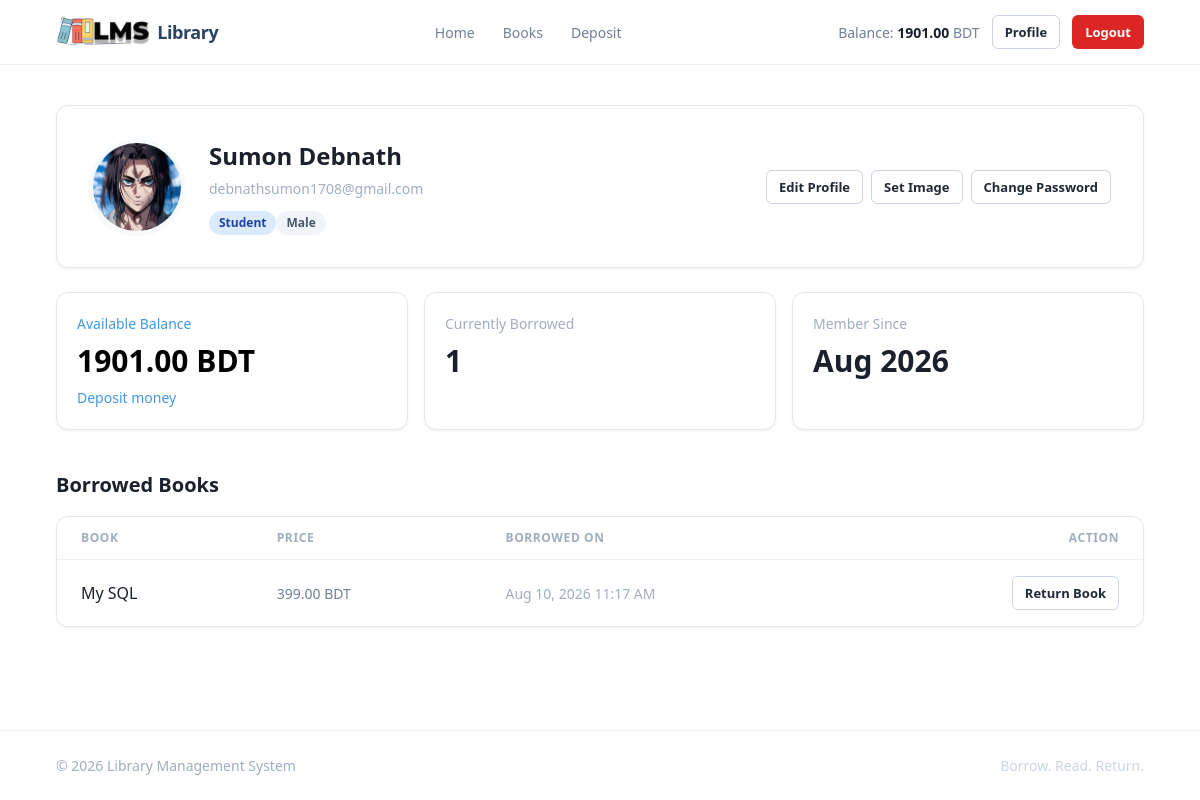
The page /account/profile/ (signed in) on the database as committed earlier.
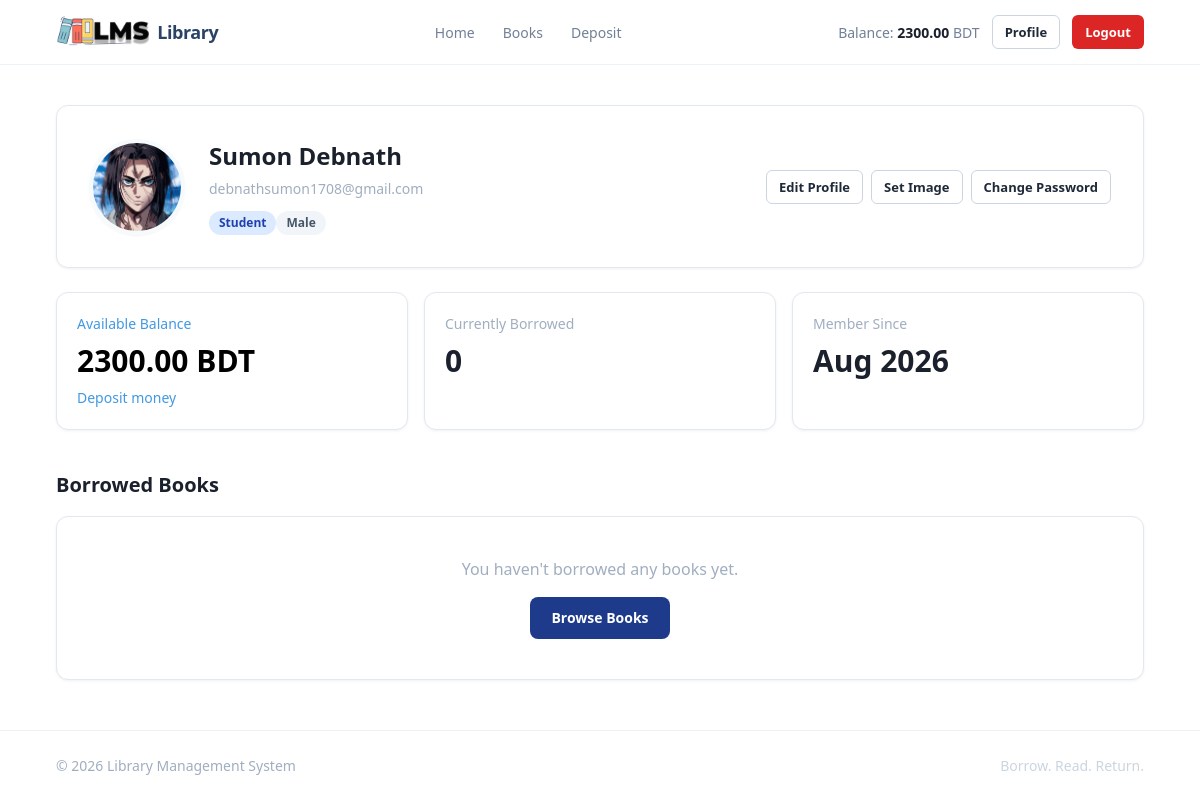
The same page on the database as committed later.
### accounts/models.py (models this page shows, shortened)
class UserAccount(models.Model):
    user = models.OneToOneField(User, related_name="account", on_delete=models.CASCADE)
    birth_date = models.DateField(null=True, blank=True)
    gender = models.CharField(max_length=10, choices=GENDER_TYPE, blank=True, default="")
    user_type = models.CharField(max_length=10, choices=USER_TYPE, blank=True, default="")
    initial_date = models.DateField(auto_now_add=True)
    balance = models.DecimalField(default=0, max_digits=12, decimal_places=2)
    image = models.ImageField(upload_to="accounts/media/profile/", null=True, blank=True)

### book/models.py (models this page shows, shortened)
class BorrowBooK(models.Model):
    borrowUser = models.ForeignKey(User, on_delete=models.CASCADE, related_name="borrowed_books")
    borrowBook = models.ForeignKey(Book, on_delete= models.CASCADE)
    borrowDate = models.DateTimeField(auto_now_add=True)

class Book(models.Model):
    user = models.ForeignKey(User, on_delete=models.CASCADE, null=True, blank=True)
    account = models.ForeignKey(UserAccount, on_delete=models.CASCADE, null=True, blank=True)
    title = models.CharField(max_length=255)
    book_image= models.ImageField(upload_to="book/media/images/", null=True, blank=True)
    description = models.TextField()
    borrowed_price = models.DecimalField(max_digits=6, decimal_places=2)
    borrowed_date = models.DateTimeField(auto_now_add=True)
    categories = models.ManyToManyField(Category)
    class Meta:
        ordering = ["borrowed_date"]

### accounts/views.py (the view)
# urls.py: path("profile/", Profile, name="profile"),
@login_required
def Profile(request):
    user = request.user.account
    book = BorrowBooK.objects.filter(borrowUser=request.user)
    return render(request, "accounts/profile.html", {"usr": user, "books": book})

### accounts/templates/accounts/profile.html (shortened to what this page needs)
{% extends "core/base.html" %}  {% block body %}
<div class="card p-6 sm:p-8">
  <div class="flex flex-col sm:flex-row items-center gap-6">
    {% if usr.image %}
    <img
      src="{{ usr.image.url }}"
      alt="Profile image of {{ usr.user.first_name }} {{ usr.user.last_name }}"
      class="h-24 w-24 rounded-full object-cover border-4 border-gray-100 shadow-sm"
    />
    {% else %}
    <div
      class="h-24 w-24 rounded-full bg-blue-100 text-blue-800 flex items-center justify-center text-2xl font-bold flex-shrink-0"
    >
      {{ usr.user.first_name|slice:":1" }}{{ usr.user.last_name|slice:":1" }}
    </div>
    {% endif %}
    <div class="text-center sm:text-left">
      <h1 class="text-2xl font-bold text-gray-900">
        {{ usr.user.first_name }} {{ usr.user.last_name }}
      </h1>
      <p class="text-sm text-gray-500 mt-1">{{ usr.user.email }}</p>
      <div class="flex flex-wrap justify-center sm:justify-start gap-1.5 mt-3">
        <span class="badge badge-blue">{{ usr.user_type }}</span>
        <span class="badge badge-gray">{{ usr.gender }}</span>
      </div>
    </div>
    <div class="sm:ml-auto flex flex-wrap justify-center gap-2">
      <a href="{% url 'edit_profile' %}" class="btn btn-secondary btn-sm"
        >Edit Profile</a
      >
      <a href="{% url 'image' %}" class="btn btn-secondary btn-sm">Set Image</a>
      <a href="{% url 'password' %}" class="btn btn-secondary btn-sm"
        >Change Password</a
      >
    </div>
  </div>
</div>
<div class="grid grid-cols-1 sm:grid-cols-3 gap-4 mt-6">
  <div class="card p-5 bg-blue-900 border-blue-900 text-white">
    <p class="text-sm text-blue-500">Available Balance</p>
    <p class="text-3xl font-bold mt-1 text-black">{{ usr.balance }} BDT</p>
    <a
      href="{% url 'deposite' %}"
      class="inline-block mt-1 text-sm font-medium text-blue-500 hover:text-blue-300 hover:underline"
      >Deposit money</a
    >
  </div>
  <div class="card p-5">
    <p class="text-sm text-gray-500">Currently Borrowed</p>
    <p class="text-3xl font-bold text-gray-900 mt-1">{{ books|length }}</p>
  </div>
  <div class="card p-5">
    <p class="text-sm text-gray-500">Member Since</p>
    <p class="text-3xl font-bold text-gray-900 mt-1">
      {{ usr.initial_date|date:"M Y" }}
    </p>
  </div>
</div>
<section class="mt-10">
  <h2 class="text-xl font-bold text-gray-900">Borrowed Books</h2>
  {% if books %}
  <div class="card overflow-hidden mt-4">
    <div class="overflow-x-auto hidden md:block">
      <table class="min-w-full divide-y divide-gray-200">
        <thead class="bg-gray-50">
          <tr>
            <th
              scope="col"
              class="px-6 py-3 text-left text-xs font-semibold uppercase tracking-wider text-gray-500"
            >
              Book
            </th>
            <th
              scope="col"
              class="px-6 py-3 text-left text-xs font-semibold uppercase tracking-wider text-gray-500"
            >
              Price
            </th>
            <th
              scope="col"
              class="px-6 py-3 text-left text-xs font-semibold uppercase tracking-wider text-gray-500"
            >
              Borrowed On
            </th>
            <th
              scope="col"
              class="px-6 py-3 text-right text-xs font-semibold uppercase tracking-wider text-gray-500"
            >
              Action
            </th>
          </tr>
        </thead>
        <tbody class="bg-white divide-y divide-gray-100">
          {% for book in books %}
          <tr class="hover:bg-gray-50">
            <td class="px-6 py-4">
              <a
                href="{% url 'details' book.borrowBook.id %}"
                class="font-medium text-gray-900 hover:text-blue-800"
                >{{ book.borrowBook.title }}</a
              >
            </td>
            <td class="px-6 py-4 text-sm text-gray-600 whitespace-no-wrap">
              {{ book.borrowBook.borrowed_price }} BDT
            </td>
            <td class="px-6 py-4 text-sm text-gray-500 whitespace-no-wrap">
              {{ book.borrowDate|date:"M d, Y h:i A" }}
            </td>
            <td class="px-6 py-4 text-right">
              <a
                href="{% url 'return' book.id %}"
                class="btn btn-secondary btn-sm"
                onclick="return confirm('Return this book?');"
                >Return Book</a
              >
            </td>
          </tr>
          {% endfor %}
        </tbody>
      </table>
    </div>
  </div>
  {% else %}
  <div class="card p-10 text-center mt-4">
    <p class="text-gray-500">You haven't borrowed any books yet.</p>
    <a href="{% url 'home' %}" class="btn btn-primary mt-4">Browse Books</a>
  </div>
  {% endif %}
</section>
{% endblock body %}

### core/templates/core/base.html (shortened to what this page needs)
{% load static %}
<!DOCTYPE html>
<html lang="en">
    <head>
        <link href="https://unpkg.com/tailwindcss@^1.0/dist/tailwind.min.css" rel="stylesheet">
    </head>
    <body class="min-h-screen flex flex-col bg-gray-50 text-gray-900">
        {% include 'core/navber.html' %}
        <main id="main" class="flex-1 w-full">
            <div class="mx-auto w-full max-w-6xl px-4 sm:px-6 lg:px-8 py-6 sm:py-8 lg:py-10">
                {% block content %}
                    {% block body %}
                    {% endblock %}
                {% endblock %}
            </div>
        </main>
        {% include 'core/footer.html' %}
    </body>
</html>

### core/templates/core/navber.html (shortened to what this page needs)
{% load static %}
<header class="bg-white border-b border-gray-200 sticky top-0 z-40">
    <nav class="mx-auto w-full max-w-6xl px-4 sm:px-6 lg:px-8" aria-label="Main navigation">
        <div class="flex items-center justify-between h-16">
            <a href="{% url 'home' %}" class="flex items-center flex-shrink-0 gap-2">
                <img class="h-10 w-auto" src="{% static 'images/nav_logo.png' %}" alt="Library logo" />
                <span class="hidden sm:inline text-lg font-bold text-blue-900 tracking-tight">Library</span>
            </a>
            <div class="hidden lg:flex lg:items-center lg:gap-1">
                {% if request.resolver_match.url_name == 'home' and not request.resolver_match.kwargs.category_slug %}
                    <a href="{% url 'home' %}" class="px-3 py-2 text-sm font-semibold rounded-md text-blue-900 bg-blue-50">Home</a>
                {% else %}
                    <a href="{% url 'home' %}" class="px-3 py-2 text-sm font-medium rounded-md text-gray-600 hover:text-gray-900 hover:bg-gray-100">Home</a>
                {% endif %}
                {% if request.resolver_match.url_name == 'book' %}
                    <a href="{% url 'home' %}#books" class="px-3 py-2 text-sm font-semibold rounded-md text-blue-900 bg-blue-50">Books</a>
                {% else %}
                    <a href="{% url 'home' %}#books" class="px-3 py-2 text-sm font-medium rounded-md text-gray-600 hover:text-gray-900 hover:bg-gray-100">Books</a>
                {% endif %}
                {% if request.user.is_authenticated %}
                    {% if request.resolver_match.url_name == 'deposite' %}
                        <a href="{% url 'deposite' %}" class="px-3 py-2 text-sm font-semibold rounded-md text-blue-900 bg-blue-50">Deposit</a>
                    {% else %}
                        <a href="{% url 'deposite' %}" class="px-3 py-2 text-sm font-medium rounded-md text-gray-600 hover:text-gray-900 hover:bg-gray-100">Deposit</a>
                    {% endif %}
                {% endif %}
            </div>
            <div class="hidden lg:flex lg:items-center lg:gap-3">
                {% if request.user.is_authenticated %}
                    {% with account=request.user.account %}
                        {% if account %}
                            <span class="text-sm text-gray-600">Balance: <span class="font-semibold text-gray-900">{{ account.balance }}</span> BDT</span>
                        {% endif %}
                    {% endwith %}
                    <a href="{% url 'profile' %}" class="btn btn-secondary btn-sm">Profile</a>
                    <a href="{% url 'log_out' %}" class="btn btn-danger btn-sm">Logout</a>
                {% else %}
                    <a href="{% url 'log_in' %}" class="btn btn-ghost btn-sm">Login</a>
                    <a href="{% url 'register' %}" class="btn btn-primary btn-sm">Register</a>
                {% endif %}
            </div>
        </div>
    </nav>
</header>

### core/templates/core/footer.html
<footer class="bg-white border-t border-gray-200">
    <div class="mx-auto w-full max-w-6xl px-4 sm:px-6 lg:px-8 py-6">
        <div class="flex flex-col sm:flex-row items-center justify-between gap-3">
            <p class="text-sm text-gray-500">
                &copy; {% now "Y" %} Library Management System
            </p>
            <p class="text-sm text-gray-400">
                Borrow. Read. Return.
            </p>
        </div>
    </div>
</footer>

### core/templates/core/base.html (style rules this page uses)
html { scroll-behavior: smooth; }
body { font-family: ui-sans-serif, system-ui, -apple-system, "Segoe UI", Roboto, "Helvetica Neue", Arial, sans-serif; }
.btn { display: inline-flex; align-items: center; justify-content: center; gap: .5rem; font-weight: 600; font-size: .875rem; line-height: 1.25rem; padding: .625rem 1.25rem; border-radius: .5rem; border: 1px solid transparent; text-align: center; white-space: nowrap; cursor: pointer; transition: background-color .15s ease, color .15s ease, border-color .15s ease; }
.btn-primary { background-color: #1e3a8a; color: #fff; }
.btn-secondary { background-color: #fff; color: #1f2937; border-color: #cbd5e1; }
.btn-danger { background-color: #dc2626; color: #fff; }
.btn-sm { padding: .375rem .75rem; font-size: .8125rem; border-radius: .375rem; }
.card { background-color: #fff; border: 1px solid #e2e8f0; border-radius: .75rem; box-shadow: 0 1px 3px rgba(15, 23, 42, .06); }
.badge { display: inline-flex; align-items: center; padding: .125rem .625rem; border-radius: 9999px; font-size: .75rem; font-weight: 600; line-height: 1.25rem; }
.badge-blue { background-color: #dbeafe; color: #1e40af; }
.badge-gray { background-color: #f1f5f9; color: #475569; }

Rows that differ between the two databases and show on the page:
removed BorrowBooK: borrowBook "My SQL", borrowBook.borrowed_price "399.00", borrowDate "Aug 10, 2026 11:17 AM"
changed UserAccount "Student": balance "1901.00" → "2300.00"
Other text that changed with them:
{{ books|length }}: "1" → "0"
text no longer shown: "BOOK PRICE BORROWED ON ACTION"
text now shown: "You haven't borrowed any books yet. Browse Books"
